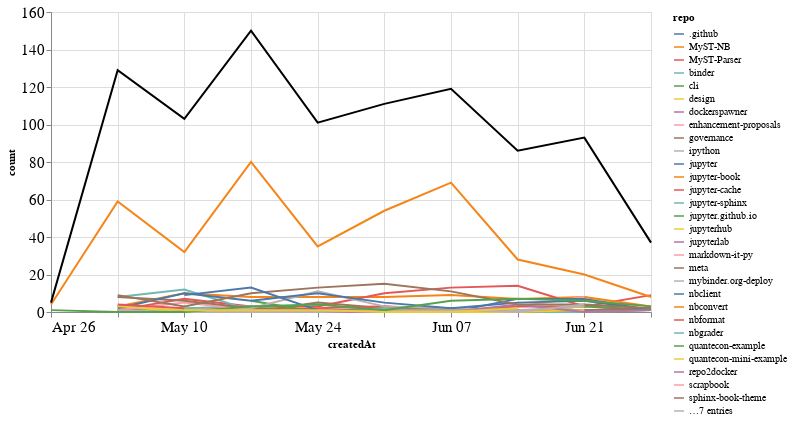

Notebook cell for this chart:
### Markdown cell above
## Comments

### Code cell
comments_time = comments.groupby('repo').resample('W', on='createdAt').count()['author'].reset_index()
comments_time = comments_time.rename(columns={'author': 'count'})
comments_time_total = comments_time.groupby('createdAt').agg({"count": "sum"}).reset_index()
ch1 = alt.Chart(comments_time, width=600).mark_line().encode(
    x='createdAt',
    y='count',
    color='repo',
    tooltip="repo"
)

ch2 = alt.Chart(comments_time_total, width=600).mark_line(color="black").encode(
    x='createdAt',
    y='count',
)

ch1 + ch2

### Figure 1 — Vega-Lite specification as saved in the notebook (floating-point values rounded to 4 significant figures; data arrays with more than 128 entries replaced by an {"elided": "..."} marker saying what was removed)
{"config": {"axisLeft": {"labelFontSize": 15}, "axisBottom": {"labelFontSize": 15}}, "layer": [{"data": {"name": "data-9f941e3cf5cc429bbd2c7c128382821d"}, "mark": "line", "encoding": {"color": {"type": "nominal", "field": "repo"}, "tooltip": {"type": "nominal", "field": "repo"}, "x": {"type": "temporal", "field": "createdAt"}, "y": {"type": "quantitative", "field": "count"}}, "width": 600}, {"data": {"name": "data-da82b4cc1ed1ea666c1fc279768137e6"}, "mark": {"type": "line", "color": "black"}, "encoding": {"x": {"type": "temporal", "field": "createdAt"}, "y": {"type": "quantitative", "field": "count"}}, "width": 600}], "$schema": "https://vega.github.io/schema/vega-lite/v4.8.1.json", "datasets": {"data-9f941e3cf5cc429bbd2c7c128382821d": {"elided": "196 records"}, "data-da82b4cc1ed1ea666c1fc279768137e6": [{"createdAt": "2020-04-26T00:00:00", "count": 5}, {"createdAt": "2020-05-03T00:00:00", "count": 129}, {"createdAt": "2020-05-10T00:00:00", "count": 103}, {"createdAt": "2020-05-17T00:00:00", "count": 150}, {"createdAt": "2020-05-24T00:00:00", "count": 101}, {"createdAt": "2020-05-31T00:00:00", "count": 111}, {"createdAt": "2020-06-07T00:00:00", "count": 119}, {"createdAt": "2020-06-14T00:00:00", "count": 86}, {"createdAt": "2020-06-21T00:00:00", "count": 93}, {"createdAt": "2020-06-28T00:00:00", "count": 37}]}}
